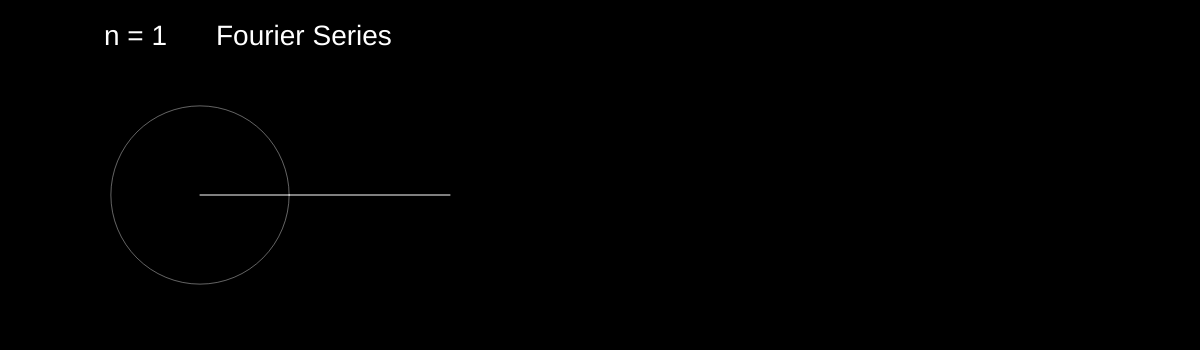
Frame 1 (no input)
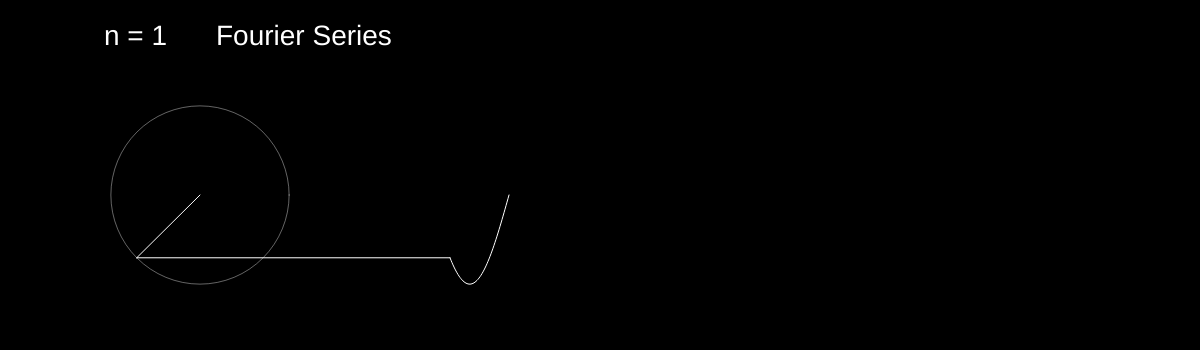
Frame 60 (no input)
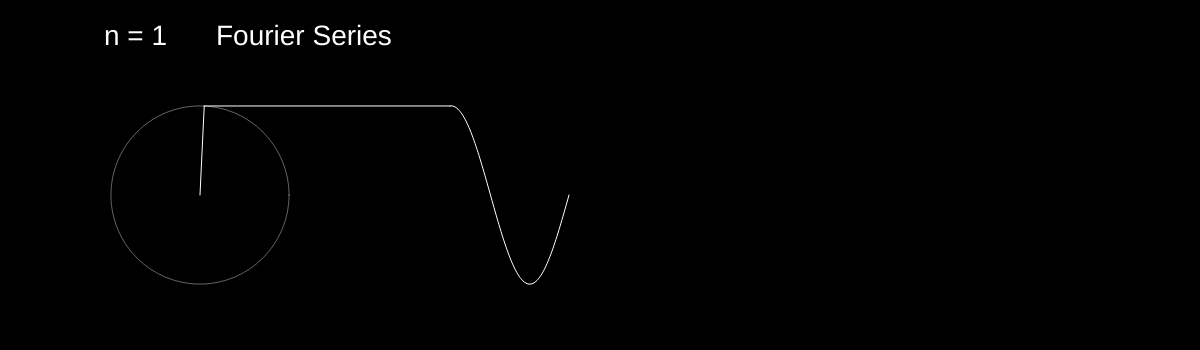
Frame 120 (the mouse pressed at the canvas centre since frame 60)

The p5.js sketch that drew these frames (run headless with seeded random() and noise() and a simulated clock; from frame 60 on, the mouse is pressed at the canvas centre):

// p5.js sketch
// ── sketch.js
let angle = 0;
let values = [];
let index = 1; // nth term of fourier series
var button1;
var button2;

function setup() {
  createCanvas(windowWidth, 350);
}

function decrease() {
  if (index > 0) {
    index--;
    while (values.length != 0) {
      values.pop();
    }
  }
}

function increase(){
  index++;
  while (values.length != 0) {
    values.pop();
  }
}

function draw() {
  background(0);
  translate(200, 195);
  let x = 0;
  let y = 0;
  for (let i = 0; i < index; i++) {
    let lastx = x;
    let lasty = y;
    n = i * 2 + 1;
    let r = 70 * (4 / (n * PI));
    x += r * cos(n * angle);
    y += r * sin(n * angle);

    stroke(255, 100);
    noFill();
    ellipse(lastx, lasty, r*2);

    stroke(255);
    line(lastx, lasty, x, y);
  }
  values.unshift(y);
  line(x, y, 250, y);

  beginShape();
  noFill();
  for (let i = 0; i < values.length; i++) {
    vertex(250 + i, values[i]);
  }
  endShape();
  if (values.length > windowWidth-400) {
    values.pop();
  }

  angle += 0.04; // rotation velocity

  beginShape();
  textSize(28);
  textFont();
  fill(255);
  noStroke();
  text('n = ' + index, -96, -150);
  text('Fourier Series', 16, -150);
  endShape();
}

// ── style.css
body {
  margin: 0;
  padding: 0;
}

.container {
  margin-top: 40px;
  margin-left: 90px;
}

.btn {
  border: 2px solid #000000;
  padding: 15px 15px;
  background: #fff;
  z-index: 1;
  font-size: 25px;
  cursor: pointer;
  transition: 0.4s;
  position: relative;
  overflow: hidden;
}

.btn1,.btn2 {
  color: #000;
}

.btn1:hover,.btn2:hover {
  color: #fff;
}

.btn::before {
  content: "";
  position: absolute;
  left: 0;
  width: 100%;
  height: 0%;
  background: #000;
  z-index: -1;
  transition: 0.4s;
}

.btn1::before {
  top: 0;
  border-radius: 0 0 50% 50%;
}

.btn2::before {
  bottom: 0;
  border-radius: 50% 50% 0 0;
}

.btn:hover::before,.btn2:hover::before {
  height: 180%;
}
